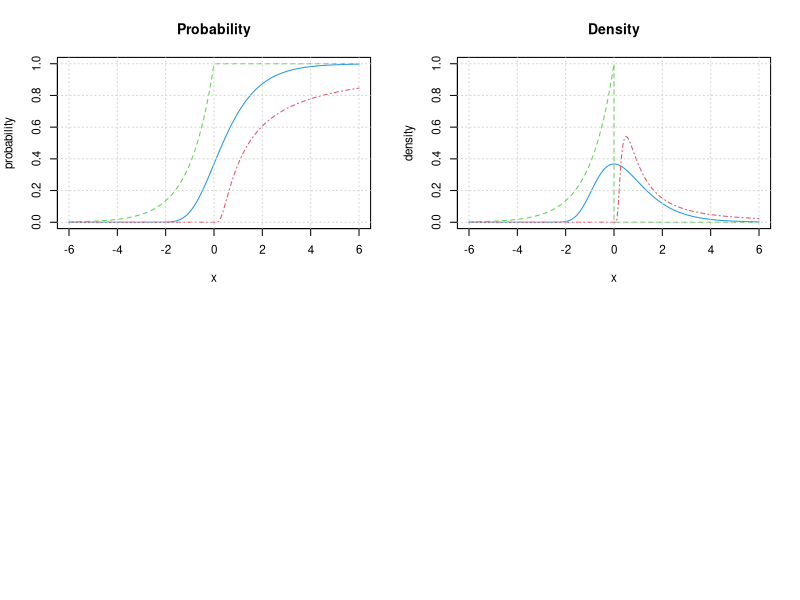

The R script that drew this image: (Note: this script raises an error after producing the figure.)
#
# Examples from the Monograph:
# 	"Rmetrics - Financial Engineering and Computational Finance"
#     written by Diethelm Wuertz
#   ISBN to be published
#
# Details:
#   Chapter 5.2
#	Fluctuations of Maxima and GEV Distribution
#
# List of Examples, Exercises and Code Snippets:
#
#   5.2.1 Example: Gumbel, Frechet, Weibull - Create Figure 5.2.1
#       * Example: Tables of Gumbel, Frechet and Weibull Distribution  
#   5.2.2 Example: GEV Density - Create Figure 5.2.2  
#   5.2.3 Example: Return Levels - Create Figure 5.2.3
#   5.2.4 Example: Convergence of Exponential Distribution - Figue 5.2.4
#   5.2.5 Example: Convergence of Normal Distribution - Figure 5.2.5
#   5.2.6 Example: GEV Probability Weighted Moments Fit - Figure 5.2.6
#   5.2.8 Example: BMW Probability Weighted Moments Fit	- Figure 5.2.7	
#   5.2.9 Example: Hill's Estimator
#
#   *** This list is not yet complete ***
#
# Author:
#	(C) 2002-2004, Diethelm Wuertz, GPL
# 	  www.rmetrics.org
# 	  www.itp.phys.ethz.ch
# 	  www.finance.ch
#


################################################################################


### 5.2.1 Example: Gumbel, Frechet, Weibull - Create Figure 5.2.1
	
	# Weibull Distribution:
	dweibl = function (x, alpha) { # x < 0, alpha > 0		
		alpha*((-x)^(alpha-1))*exp(-(-x)^alpha) }
	pweibl = function (q, alpha) { # q < 0, alpha > 0
		exp(-(-q)^alpha) }
	qweibl = function (p, alpha) { # alpha > 0
		-(-log(p))^(1/alpha) }
	rweibl = function (n, alpha) { # alpha > 0
		-(-log(runif(n)))^(1/alpha) }
	###

	# Gumbel Distribution:
	dgumbel = function (x) {# x real
	 	exp(-exp(-x))*exp(-x) }
	pgumbel = function (q) {# q real
	   	exp(-exp(-q)) }
	qgumbel = function (p) {	
		-log(-log(p)) }
	rgumbel = function (n) {	
		-log(-log(runif(n))) }
	###

	# Frechet Distribution:
	dfrechet = function (x, alpha) {# x > 0, alpha > 0
	  	alpha*(x^(-alpha-1))*exp(-x^(-alpha)) }
	pfrechet = function (q, alpha) {# x  >0, alpha > 0  		
		exp(-q^(-alpha))}
	qfrechet = function (p, alpha) {# abs() handles Inf from q=1
		abs((-log(p))^(-1/alpha)) }
	rfrechet = function (n, alpha) {
		(-log(runif(n)))^(-1/alpha)	}
	###
		
	# Graph Frame:
    par(mfrow = c(2, 2), cex = 0.7)
    
    # Settings:
    s = seq(1.e-5, +6, length = 100)
    
    # Plot Probability - Create Figure 5.2.1:	
	plot(x = c(-6, 6), y = c(0, 1), type = "n", 
	  	xlab = "x", ylab = "probability", main = "Probability")
	lines(x = c(-rev(s), 6), y = c(pweibl(-rev(s), alpha = 1), 1), 	
		col = 3, lty = 2)
	lines(x = c(-rev(s), s), y = c(pgumbel(-rev(s)), pgumbel(s)), 
		col = 4, lty = 1)
	lines(x = c(-6, s), y = c(0, pfrechet(s, alpha = 1)), 
		col = 2, lty = 4)
	grid()
	###
	
	# Plot Density - Create Figure 5.2.1:
	plot(x = c(-6, 6), y = c(0, 1), type = "n", 
	  	xlab = "x", ylab = "density", main = "Density")
	lines(x = c(-rev(s), 0, 6), y = c(dweibl(-rev(s), alpha = 1), 0, 0), 
		col = 3, lty = 2)
	lines(x = c(-rev(s), s), y=dgumbel(c(-rev(s), s)), 
		col = 4, lty = 1)
	lines(x = c(-6, s), y = c(0, dfrechet(s, alpha = 1)), 
		col = 2, lty = 4)
	grid()
	###
	
	
# ------------------------------------------------------------------------------
		

### Example: Tables of Gumbel, Frechet and Weibull Distribution

    # Frechet Distribution:
    x = q = c(0:5, Inf)
    cbind(x, P = pfrechet(q, alpha = 1), D = dfrechet(x, alpha = 1))
    ###
    
    # Weibull Distribution:
    x = q = c(-Inf, -5:0)
    cbind(x, P = pweibl(q, alpha = 1), D = dweibl(x, alpha = 1))
    ###
    
    # Gumbel Distribution rounded to 3 digits:
    x = q = -5:5
    round(cbind(x, P = pgumbel(q), D = dgumbel(x)), 3) 
    ###
    
    
# ------------------------------------------------------------------------------
    
    
### 5.2.2 Example: GEV Density - Create Figure 5.2.2

    # Graph Frame:
    par(mfrow = c(2, 2), cex = 0.7)
    
    # Generate Random Series:
    set.seed(1953)
    r = rgev(1000, xi = 1, mu = 0, sigma = 1)
    plot(r, type = "l", main = "GEV(1|0|1) RV Series", col = "steelblue")
    grid()
	###
	
    # Create Density Plot:
    x = seq(-2, 6, length = 81)
    d = dgev(x, xi = 1, mu = 0, sigma = 1)
	###
	
    # Plot True Density:
    plot(x, d, type = "l", main = "GEV(1|0|1) Density", col = "steelblue")
    grid()
	###
	
    # Kernel Density Estimate - Adjust Bandwidth:
    Density = density(r, from = -2, to = 6, n = 41, adjust = 0.3)
    points(Density$x, Density$y, pch = 19, cex = 0.5)
    ###
    
    
# ------------------------------------------------------------------------------

    
### 5.2.3 Example: Return Levels - Create Figure 5.2.3

    # Graph Frame:
    par(mfrow = c(2, 2), cex = 0.7)
    ###
    
    # Create p and x Vectors:
	p = seq(0.001, 0.999, length = 500)
	x = -1/log(1-p)
	###
		
	# Plot Return Levels:
	plot (x, qgev(1-p, xi = 0) , type = "l", log = "x", 
		xlab = "-1/log(1-p)", ylab = "Return level", 
		ylim = c(-2, 23), main = "Return Levels", lwd = 2)
	for (xi in c(-0.30, -0.15, 0.15, 0.30)) 
		lines(x, qgev(1-p, xi = xi), col = "steelblue")
    grid()
	###
	
	# Add Labels:	
	text(x = rep(450, 5), y = c(1.9, 5.0, 7.3, 12, 21),
		labels = c("-0.30", "-0.15", "0", "0.15", "0.30"))
    ###
    
    
# ------------------------------------------------------------------------------
	

### 5.2.4 Example: Convergence of Exponential Distribution - Figue 5.2.4

	# Graph Frame:
    par(mfrow = c(2, 2), cex = 0.7)
    ###
    
    # Functions:
	an = function(n) {1}
	bn = function(n) {log(n)}
	###
	
	# Plot Convergence:
	x = seq(-2, 4, length = 200)
	plot(x, pgev(x, xi = 0), lwd = 2, type = "l",
	  	main = "Convergence of Exp Maxima")
	grid()
	for ( n in c(10, 5, 3, 2, 1) ) 
	  	lines(x, y = (pexp(an(n)*x+bn(n)))^n, col = "steelblue") 
	###
	
	# Alternative Plot:
	plot(-log(-log(pgev(x, xi = 0))), x, lwd = 2, type = "l",
	  	main = "Convergence of Exp Maxima")
	grid()
	for ( n in c(10, 5, 3, 2, 1) ) {
	  	y = ( pexp( an(n)*x+bn(n) ) )^n; s = -log(-log(y))
	  	lines(s[s > -2], x[s > -2], col = "steelblue") 
	}
	###
	
	
# ------------------------------------------------------------------------------	

	
### 5.2.5 Example: Convergence of Normal Distribution - Figure 5.2.5	
	
	# Graph Frame:
    par(mfrow = c(2, 2), cex = 0.7)
    ###
    
    # Functions:	
	an = function(n) { 1/sqrt(2*log(n)) }
	bn = function(n) { sqrt(2*log(n)) - 
		( log(log(n))+log(4*pi) ) / sqrt(2*log(n)) /2 }
	###
	
	# Plot Convergence:	
	x = seq(-2, 5, length = 500)
	plot(x, pgev(x, xi = 0), lwd = 2, type = "l",
	  	main = "Convergence of Gaussian Maxima")
	grid()
	for ( n in c(100, 50, 10, 5, 2) ) 
	  	lines(x, y = (pnorm(an(n)*x+bn(n)))^n, col = "steelblue") 
	###
	  		
	# Alternative Plot:
	plot(-log(-log(pgev(x, xi = 0))), x, xlim = c(-2, 12), lwd = 2, 
		type = "l", main = "Convergence of Gaussian Maxima")
	grid()
	x = seq(-2, 12, length = 500)
	for ( n in c(100, 50, 10, 5, 2) ) {
	  	y = (pnorm(an(n)*x+bn(n)))^n; s = -log(-log(y))
	  	lines(s[x < 5], x[x < 5], col = "steelblue") 
	}	
	###		
	
	
# ------------------------------------------------------------------------------

	
### 5.2.6 Example: GEV Probability Weighted Moments Fit - Figure 5.2.6

    # Graph Frame and Settings:
    par(mfrow = c(2, 2), cex = 0.7)
    set.seed(4711)
	###
	
	# Create and Plot the Random Variables:
	x = rgev(n = 8000, xi = 0.3, mu = 0, sigma = 1)
	plot(x, type = "h", main = "Random Variables", col = "steelblue")
	mtext("Simulated GEV Data", line = 0.5, cex = 0.5)
	lines(x = c(0, length(x)), y = c(0, 0), col = "grey", lty = 3)
	###
	
	# PWM Estimate:  	
  	parm.fit = gevFit(x, type = "pwm")
	
  	# Print Estimated Results:
  	print(parm.fit)
	
	# Generated Output:
	#	Call:
	#	gevFit(x = x, type = "pwm")
	#	
	#	Estimation Type: gev pwm 
	#	
	#	Estimated Parameters:
	#	        xi      sigma         mu 
	#	0.28422082 1.01273658 0.00366702

	# Plot Density:
    d = density(x, n = 200)   
	plot(d$x, d$y, xlim = c(-5, 15), ylim = c(0, 0.4), pch = 19,
		xlab = "x", ylab = "density", main = "GEV Density", col = "steelblue")		
	grid()
	mtext("Simulated GEV Data: PWM Estimate", line = 0.5, cex = 0.5)
	s = seq(-5, 15, length = 200)
	lines(s, dgev(s, xi = xi))
	###
	
	
# ------------------------------------------------------------------------------
	

### 5.2.8 Example: BMW Probability Weighted Moments Fit	- Figure 5.2.7	

	# Graph Frame:
    par(mfrow = c(2, 2), cex = 0.7)
	###
	
	# Load Data and Convert to Numeric Vector:
	BMW.RET = as.timeSeries(data(bmw.ret))
	bmwres = as.vector(BMW.RET)
	blocklength = 63
	###

	# Plot Time Series Data:
	plot(bmwres, type = "h", main = "Daily log Returns", col = "steelblue")
	grid()
	abline(h = mean(bmwres), lty = 3, col = "grey")
	###
	
	# Create Block Maxima of Lower Tail:
	x = blockMaxima(-bmwres, block = blocklength, col = "steelblue", lwd = 1.5)
	mtext("Block Maxima - Lower Tail", line = 0.5, cex = 0.5)
	###
	
	# PWM Estimate:	
  	fit = gevFit(x, type = "pwm")
  	xi = fit$par.ests[1]
  	sigma = fit$par.ests[2]
  	mu = fit$par.ests[3]
  	###
  	
	# Histogram Plot and GEV Density:
	hist(x, nclass = 20, probability = TRUE, col = "steelblue", 
		border = "white", main = "Block Maxima - Histogram")
	s = seq(0, max(x), length = 500)
	lines(s, dgev(s, xi, mu, sigma), lwd = 2, col = "brown")
	mtext("Line: GEV Fit", line = 0.5, cex = 0.5)
	###
		
	# QQ-Plot:
	plot(sort(x), qgev(ppoints(x), xi, mu, sigma), pch = 19, 
	  	col = "steelblue", main="QQ-Plot: Empirical / GEV", 
	  	xlab = "empirical rvs", ylab = "GEV df")
	lines(c(min(x), max(x)), c(min(x), max(x)))	
	grid()
	###
	
	
# ------------------------------------------------------------------------------


### 5.2.8 Example: BMW Maximum Log Likelihood Fit - Figure 5.2.8	

	# Graph Frame:
    par(mfrow = c(2, 2), cex = 0.7)
	###
	
	# Load Data, Take Loss Tail:
	BMW.RET = -as.timeSeries(data(bmw.ret))
	###	
	
	# PWM Estimate:	
  	fit = gevFit(BMW.RET, block = 63, type = "mle") 
    summary(fit)
    ###
    
    
# ------------------------------------------------------------------------------


### Example: Alternatives to Print, Plot and Summarize 'gevFit' Objects


	# Load Data, Take Loss Tail and Fit:
	DAX.RET = -as.timeSeries(data(dax.ret))	
  	fit = gevFit(DAX.RET, block = 63, type = "mle") 
  	###
  	
  	# Print fitted Parameters:
  	print(fit)
  	###
  	
  	# Create Summary Report Including Figures:
  	par(mfrow = c(2, 2), cex = 0.7)
  	summary(fit)
  	###
  	
  	# Create Summary Report With Interactive Plots:
  	par(mfrow = c(1, 1))
	summary(fit, which = "ask")
  	###
  	
  	# Just Show the Quantile-Quantile Plot:
  	par(mfrow = c(1, 1))
  	plot(fit, which = 4)
  	###

    
# ------------------------------------------------------------------------------
	

### Example: Use Calendar Blocks:

	# Load Data, Take Loss Tail and Fit:
	DAX.RET = -as.timeSeries(data(dax.ret))	
  	# fit = gevFit(DAX.RET, block = "quarter", type = "mle") 
  	# check does not yet work ...
  	###


# ------------------------------------------------------------------------------

    
### Example: gevglmFit  
    
    # Load Data and Convert to Numeric Vector:
    BMW.RET = as.timeSeries(data(bmw.ret))
    bmwres = as.vector(BMW.RET)
    blocklength = 63
    ###

    # Fit GEV Data by Max Log Likelihood Method a la ISMEV:
    fit = gevglmFit(x)
    summary(fit)
    ###

    # Profile Likelihood:
    gevglmprofxiPlot(fit, xlow = 0.15, xup = 0.60)
    title(main = "Profile Likelihood for Xi")
    gevglmprofPlot(fit, m = 100, xlow = 0.05, xup = 0.15)
    title(main = "Profile Likelihood for Quantile 0.01")
    ###
    
	
# ------------------------------------------------------------------------------

	
### 5.2.8 Example: Hill's Estimator

	# Graph Frame:
    par(mfrow = c(3, 2), cex = 0.7)
	###
	
	# Simulate and Load Data:
	set.seed(4771)
	x1 = rsymstb(10000, alpha = 1.8)
	data(nyseres)	
	x2 = nyseres[, 1]
  	###
  	
	# Hill Plot with Errors for Upper and Lower Tails:
	result = hillPlot( x1, autoscale = FALSE, ylim = c(0, 3.5)) 
	result = hillPlot( x2, autoscale = FALSE, ylim = c(0, 6.0)) 
	result = hillPlot(-x1, autoscale = FALSE, ylim = c(0, 3.5)) 
	result = hillPlot(-x2, autoscale = FALSE, ylim = c(0, 6.0))
	###
	

# ------------------------------------------------------------------------------
	
	
### 5.2.9 Example: Shape Parameter Summary Plots

	# Graph Frame:
    par(mfrow = c(3, 2), cex = 0.7)
    
    # Load Data:
	data(nyseres)
		 
	# Chart Parameters:
  	tails = c(  0.01, 0.02, 0.03, 0.04,0.05, 0.06, 0.07, 0.08, 0.09, 0.10)
	doplot = c(FALSE,FALSE,FALSE,FALSE,TRUE,FALSE,FALSE,FALSE,FALSE,FALSE)

	# Calculate and Plot Shape Parameters:
	s = shaparmPlot(x = nyseres, tails = tails, 
		doplot = doplot, doprint = TRUE, xi.range = c(-1, 3), 
		alpha.range = c(0, 8))
	###
	
	
# ------------------------------------------------------------------------------

		
### 5.2.10 Example: GEV Maximum Likelihood Fitting

	# Graph Frame:
    par(mfrow = c(4, 2), cex = 0.7)
    
    # Load Data:
    data(nyseres)
    nyseres = nyseres[, 1]
    ts.plot(nyseres, main = "Log Returns")
    mtext("NYSE Index Residuals", line = 0.5, cex = 0.5)
    x = blockMaxima(-nyseres, block = 63)
    mtext("Lower Tail: Quarterly Data", line = 0.5, cex = 0.5)
      
	# Fit GEV Data by Max Log Likelihood Method a la ISMEV:
   	fit = gevglmFit(x)
    summary(fit)
    
    # Generated Output:
    #
    #	Call:
	#	gevglmFit(x = x)
	#
	#	Estimation Type: gevglm mle 
	#
	#	Estimated Parameters:
	#	         xi       sigma          mu 
	#	0.317408547 0.005641637 0.014932832 
	#
	#	Standard Deviations:
	#	          xi        sigma           mu 
	#	0.0723993029 0.0003170321 0.0005216084 
	#
	#	Log-Likelihood Value:  -457.9648
	#	Type of Convergence:   0 

	# Profile Likelihood: 
	gevglmprofxiPlot(fit, xlow = 0.15, xup = 0.60)
	title(main = "Profile Likelihood for Xi")
    gevglmprofPlot(fit, m = 100, xlow = 0.05, xup = 0.15)
    title(main = "Profile Likelihood for Quantile 0.01")
    ###
    
 
# ------------------------------------------------------------------------------

    


### ADDON:





### Example: GEV Maximum Likelihood Estimation Fit

	#  	Fit the GEV via the Maximum likelihood approach. 
	#	Investigate the data from BMW Stocks
	
	# Settings:
  	par(mfrow = c(2, 2), cex = 0.7)
    data(nyseres)
    nyseres = nyseres[, 1]
    ts.plot(nyseres, main = "Log Returns")
    mtext("NYSE Index Residuals", line = 0.5, cex = 0.5)
    x = blockMaxima(-nyseres, block = 63)
    mtext("Lower Tail: Quarterly Data", line = 0.5, cex = 0.5)
      
	# Fit GEV Data by Max Log Likelihood Method a la ISMEV:
   	fit = gevglmFit(x)
    print(fit)
    summary(fit)

	# Profile Likelihood: 
	gevglmprofxiPlot(fit, xlow = 0.15, xup = 0.60)
	title(main = "Profile Likelihood for Xi")
    gevglmprofPlot(fit, m = 100, xlow = 0.05, xup = 0.15)
    title(main = "Profile Likelihood for Quantile 0.01")
        
	# Fit GEV Data by Max Log Likelihood Method a la EVIS:   
    fit = gevFit(x, type = "mle")
    print(fit)
    summary(fit)
  
  
# ------------------------------------------------------------------------------
 

### Example: GEV Probability Weighted Moments Fit

	# 	Estimate the parameters of a simulated GEV 
	#	with the method of probability weighted 
	#	moments. 

	# Settings:
	par(mfrow = c(2, 2), cex = 0.6)
  	n = 8000
	xmax.density = 15
	parm0 = list(xi = 1/4, mu = 0.0, sigma = 1.0)
	
	# Create and Plot the Random Variables:
	x = rgev(n, xi = parm0$xi, mu = parm0$mu, sigma = parm0$sigma)
	plot(x, type = "h", main = "Random Variables")
	mtext("Simulated GEV Data", line = 0.5, cex = 0.5)
	lines(x = c(0, length(x)), y = c(0, 0), col = "steelblue3")
	lines(x = c(0, length(x)), y = c(-1/0.3, -1/0.3), col = "steelblue3")
	
	# PWM Estimate:  
  	parm = gevFit(x, type = "pwm")
	parm
	
	# Plot Empirical and Estimated Densities:
    d = density(x, n = 200)   
	plot(d$x, d$y, xlim = c(-5, 15), ylim=c(0, 0.4),
		xlab = "x", ylab = "density", main = "GEV Density")		
	mtext("Simulated GEV Data", line = 0.5, cex = 0.5)
	s = seq(-5, 15, length = 200)
	lines(s, dgev(s, xi = parm0$xi, mu = parm0$mu, 
		sigma = parm0$sigma), col = "steelblue3")


# ------------------------------------------------------------------------------
	  

### Example: Shape Parameter Plot 

	#  Plot the shape parameter obtained from MDA estimators
	#   for the NYSE Composite Index log returns. 

	# Settings:
	par(mfcol = c(3, 2), err = -1, cex = 0.6)
	data(nyseres)
		 
	# Chart Parameters = Plot for 'tail=0.05':
  	tails = c(  0.01, 0.02, 0.03, 0.04, 0.05, 0.06, 0.07, 0.08, 0.09, 0.10)
	doplot = c(FALSE,FALSE,FALSE,FALSE, TRUE,FALSE,FALSE,FALSE,FALSE,FALSE)

	# Calculate and Plot Shape Parameters:
	s = shaparmPlot(x = nyseres, tails = tails, 
		doplot = doplot, doprint = TRUE, xi.range = c(-1, 3), 
		alpha.range = c(0, 8))


################################################################################


		 